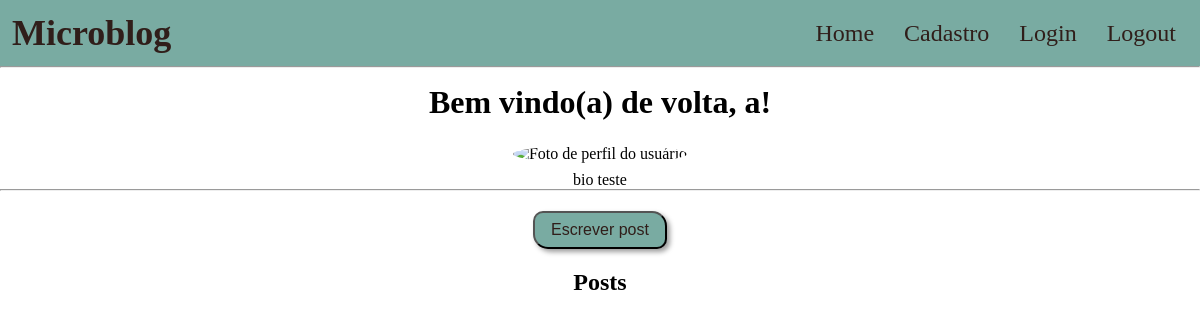
Page / (signed in) on the earlier database version.
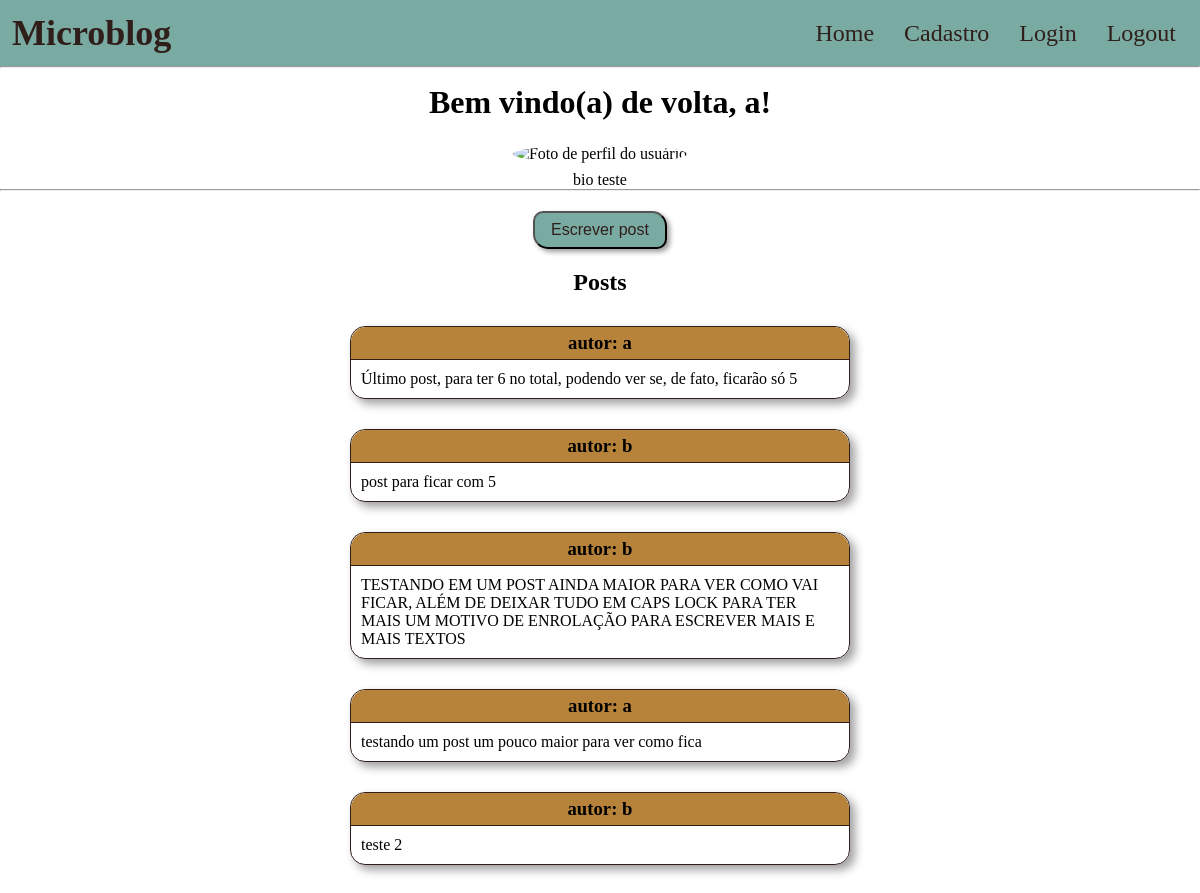
Same page on the later database version.
### app/models/models.py (models this page shows)
class User(UserMixin, db.Model):
    __tablename__ = 'users'
    id: Mapped[int] = mapped_column(primary_key=True, autoincrement=True)
    username: Mapped[str] = mapped_column(unique=True, nullable=False)
    password: Mapped[str] = mapped_column(nullable=False)
    remember: Mapped[bool] = mapped_column(default=False)
    last_login: Mapped[datetime] = mapped_column()
    profile_picture: Mapped[str] = mapped_column(nullable=True)
    bio: Mapped[str] = mapped_column(nullable=True)
    posts: Mapped[list['Post']] = relationship(back_populates='author', cascade="all, delete-orphan")

class Post(db.Model):
    __tablename__ = 'posts'
    id: Mapped[int] = mapped_column(primary_key=True, autoincrement=True)
    body: Mapped[str] = mapped_column(nullable=False)
    timestamp: Mapped[datetime] = mapped_column()
    user_id: Mapped[int] = mapped_column(ForeignKey('users.id'))
    author: Mapped[User] = relationship(back_populates='posts')

### app/routes.py (the view)
@app.route('/')
def index():
    user=None
    posts=[]
    if current_user.is_authenticated:
        user = current_user
        posts = alquimias.get_timeline()
    return render_template('index.html', title='Página inicial', user=user, posts=posts)

### app/alquimias.py (called while the page is built)
def get_timeline():
    posts_db = (
        db.session.query(Post)
        .order_by(Post.timestamp.desc())
        .limit(5)
        .all()
    )
    posts = []
    for post in posts_db:
        posts.append({'author':post.author.username, 'body':post.body})
    return posts

### app/models/models.py (called while the page is built)
@login.user_loader
def load_user(id):
    return db.session.get(User, int(id))

### app/templates/index.html
{% extends "base.html" %}
{% block content %}
<main>
{% if user %}
    <h1>Bem vindo(a) de volta, {{ user.username }}!</h1>
    <section id="user-profile">
        <div id="profile-picture-box">
            {% if user.profile_picture %}
                <img src="{{ user.profile_picture }}" alt="Foto de perfil do usuário">
            {% else %}
                <img src="https://i.pinimg.com/236x/a8/da/22/a8da222be70a71e7858bf752065d5cc3.jpg" alt="Foto de perfil do usuário">
            {% endif %}
        </div>
        <div id="profile-bio">
            {% if user.bio %}
                <p>{{ user.bio }}</p>
            {% else %}
                <p>Sem bio</p>
            {% endif %}
        </div>
    </section>
{% else %}
    <h1>Faça login para ter acesso aos recursos dessa página</h1>
{% endif %}
<hr>
<section id="posts">
    <div>
        <button id="new-post-button"><a href="/post">Escrever post</a></button>
    </div>
    <h2>Posts</h2>
    {% for post in posts %}
    <div class="post">
        <h3>autor: {{ post.author }}</h3>
        <p>{{ post.body }}</p>
    </div>
    {% endfor %}
</section>
</main>
{% endblock %}

### app/templates/base.html (shortened to what this page needs)
<!DOCTYPE html>
<html>
<head>
    <link rel="stylesheet" href="{{ url_for('static', filename='css/ids.css') }}">
    <link rel="stylesheet" href="{{ url_for('static', filename='css/style.css') }}">
    <link rel="stylesheet" href="{{ url_for('static', filename='css/classes.css') }}">
</head>
<body>
    <nav>
        <div>
            <h1>Microblog</h1>
        </div>
        <div>
            <a href="/">Home</a>
            <a href="/cadastro">Cadastro</a>
            <a href="/login">Login</a>
            <a href="/logout">Logout</a>
        </div>
    </nav>
    <hr>
    {% block content %}{% endblock %}
</body>
</html>

### app/static/css/ids.css (style rules this page uses)
div#profile-picture-box { text-align: center; padding: 0.5em; }
div#profile-picture-box img { width: 200px; height: 200px; border-radius: 50%; }
div#profile-bio { text-align: center; }
section#posts { margin: 10px 0px; padding: 10px; }
section#posts div:first-child { text-align: center; }

### app/static/css/style.css (style rules this page uses)
* { margin: 0px; padding: 0px; box-sizing: border-box; }
:root { --color1 : #79aba2; --color2 : #b4b943; --color3 : #b7833a; --color4 : #a04b26; --color5 : #301e1a; }
h1,h2 { text-align: center; }
h2 { margin-top: 20px; }
main h1 { padding: 0.5em; }
a { padding: 0.5em; transition: .5s; text-decoration: none; color: var(--color5); }
button { text-align: center; padding: 0.5em; border-radius: 10px 15px; font-size: 1em; cursor: pointer; transition: .5s; box-shadow: 3px 3px 5px rgba(0, 0, 0, 0.384); color: var(--color5); background-color: var(--color1); }
nav { display: flex; flex-wrap: nowrap; justify-content: space-between; align-items: center; padding: 0.5em; font-size: 1.5em; color: var(--color5); background-color: var(--color1); }
nav h1 { font-size: 1.5em; }

### app/static/css/classes.css (style rules this page uses)
div.post { max-width: 500px; margin: 30px auto; border-radius: 15px; border: 1px solid var(--color5); box-shadow: 5px 5px 10px rgba(0, 0, 0, 0.377); }
div.post h3 { text-align: center; padding: 5px; border-radius: 15px 15px 0px 0px; border-bottom: 1px solid var(--color5); background-color: var(--color3); }
div.post p { padding: 10px; }

Differences in the rows shown:
added Post: author "a", body "Último post, para ter 6 no total, podendo ver se, de fato, ficarão só 5"
added Post: author "b", body "post para ficar com 5"
added Post: author "b", body "TESTANDO EM UM POST AINDA MAIOR PARA VER COMO VAI FICAR, ALÉM DE DEIXAR TUDO EM CAPS LOCK PARA TER MAIS UM MOTIVO DE ENROLAÇÃO PARA ESCREVER MAIS E MAIS TEXTOS"
added Post: author "a", body "testando um post um pouco maior para ver como fica"
added Post: author "b", body "teste 2"
